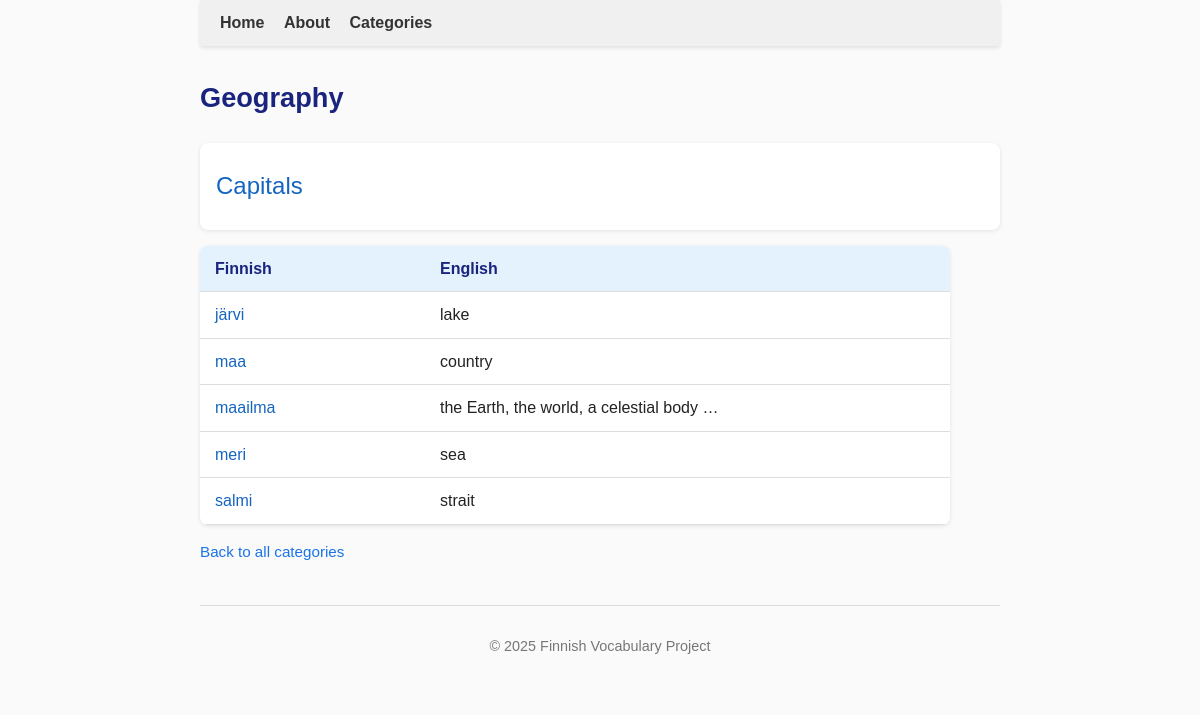
The page /categories/Geography on the database its author committed.
### tables this page shows
CREATE TABLE categories (
    id INTEGER PRIMARY KEY,
    name TEXT NOT NULL UNIQUE,
    parent_id INTEGER REFERENCES categories(id)
, description TEXT);

CREATE TABLE words (
        id INTEGER PRIMARY KEY,
        word TEXT UNIQUE NOT NULL,
        pos_id INTEGER REFERENCES parts_of_speech(id)
    , created_at TEXT, updated_at TEXT, language_code TEXT DEFAULT 'fi');

CREATE TABLE translations (
        id INTEGER PRIMARY KEY,
        meaning_id INTEGER NOT NULL REFERENCES meanings(id),
        translation_text TEXT NOT NULL,
        translation_number INTEGER
    , language TEXT DEFAULT 'en');

### app.py (the view)
@app.route('/categories/<category_name>')
def show_category(category_name):
    conn = sqlite3.connect("finnish.db")
    conn.row_factory = sqlite3.Row
    cur = conn.cursor()
    cur.execute("SELECT id, name, parent_id FROM categories WHERE name = ?", (category_name,))
    category = cur.fetchone()
    if not category:
        return f"Category '{category_name}' not found."
    cur.execute("""
        SELECT w.id, w.word
        FROM words w
        JOIN word_categories wc ON w.id = wc.word_id
        WHERE wc.category_id = ?
        ORDER BY w.word
    """, (category['id'],))
    words = cur.fetchall()
    words_with_translations = []
    for w in words:
        cur.execute("""
            SELECT t.translation_text
            FROM meanings m
            JOIN translations t ON m.id = t.meaning_id
            WHERE m.word_id = ?
            ORDER BY m.meaning_number, t.translation_number
            LIMIT 3
        """, (w['id'],))
        translations = [t['translation_text'] for t in cur.fetchall()]
        words_with_translations.append({
            'word': w['word'],
            'translations': translations
        })
    cur.execute("SELECT id, name FROM categories WHERE parent_id = ? ORDER BY name", (category['id'],))
    subcategories = cur.fetchall()
    parent = None
    if category['parent_id']:
        cur.execute("SELECT name FROM categories WHERE id = ?", (category['parent_id'],))
        parent = cur.fetchone()
    conn.close()
    return render_template(
        "category.html",
        category=category,
        words=words_with_translations,
        subcategories=subcategories,
        parent=parent
    )

### templates/category.html
{% extends "base.html" %}
{% block content %}
<h2>{{ category['name'] }}</h2>
{% if subcategories %}
<div class="categories-list">
    <ul>
    {% for sub in subcategories %}
        <li><a href="{{ url_for('show_category', category_name=sub['name']) }}">{{ sub['name'] }}</a></li>
    {% endfor %}
    </ul>
</div>
{% endif %}
{% if words %}
<table class="category-table">
    <thead>
        <tr>
            <th>Finnish</th>
            <th>English</th>
        </tr>
    </thead>
    <tbody>
        {% for w in words %}
        <tr>
            <td>
                <a href="{{ url_for('show_word', word_name=w['word']) }}">{{ w['word'] }}</a>
            </td>
            <td>
                {{ ", ".join(w['translations']) }}
                {% if w.translations|length >= 3 %}…{% endif %}
            </td>
        </tr>
        {% endfor %}
    </tbody>
</table>
{% else %}
<p>No words in this category yet.</p>
{% endif %}
{% if parent %}
<p class="breadcrumb">
    <a href="{{ url_for('show_category', category_name=parent['name']) }}">Back to {{ parent['name'] }}</a>
</p>
{% else %}
<p class="breadcrumb">
    <a href="{{ url_for('categories') }}">Back to all categories</a>
</p>
{% endif %}
{% endblock %}

### static/style.css (style rules this page uses)
body { font-family: Arial, sans-serif; max-width: 800px; margin: 0 auto; line-height: 1.6; color: #222; background-color: #fafafa; padding: 0 20px 40px 20px; }
h2 { font-size: 1.7em; color: #1a237e; margin-bottom: 0.2em; }
.categories-list, .category-words { margin-top: 1.5em; padding: 1em; background-color: #ffffff; border-radius: 8px; box-shadow: 0 1px 4px rgba(0,0,0,0.1); }
.categories-list ul, .category-words ul { list-style-type: none; padding-left: 0; margin: 0.5em 0; }
.categories-list li, .category-words li { margin: 0.3em 0; }
.categories-list a { text-decoration: none; color: #1565c0; font-weight: 500; font-size: 1.5em; }
.breadcrumb { margin-bottom: 1em; font-size: 0.95em; color: #555; }
.breadcrumb a { color: #1a73e8; text-decoration: none; }
.category-table { width: 100%; max-width: 750px; border-collapse: collapse; margin-top: 1em; background-color: #ffffff; border-radius: 8px; overflow: hidden; box-shadow: 0 1px 4px rgba(0,0,0,0.1); }
.category-table th, .category-table td { padding: 10px 15px; text-align: left; border-bottom: 1px solid #ddd; }
.category-table th { background-color: #e3f2fd; color: #1a237e; font-weight: 600; }
.category-table a { color: #1565c0; text-decoration: none; font-weight: 500; }
.category-table th:first-child, .category-table td:first-child { width: 30%; white-space: nowrap; }
.category-table th:last-child, .category-table td:last-child { width: 70%; }

### rows shown on the page
categories: name "Geography"
categories: name "Capitals"
words: word "järvi"
translations: translation_text "lake"
words: word "maa"
translations: translation_text "country"
words: word "maailma", translations "the Earth, the world, a celestial body"
words: word "meri"
translations: translation_text "sea"
words: word "salmi"
translations: translation_text "strait"
